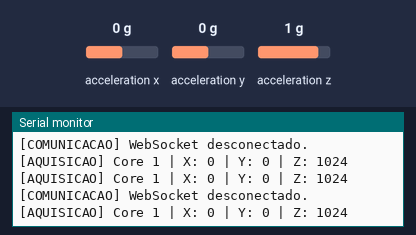
Bench run of a sketch on a simulated ESP32. On the bench: the last lines printed to the serial monitor. Wiring (inferred from the names in the program): MMA8452 accelerometer at I2C address 0x1D. Inputs (shaded band) come from the test bench; at power-on: acceleration x 0 g, acceleration y 0 g, acceleration z 1 g. WiFi joins after 1.5 s; servers stay silent unless stated.

Above: at 3.7 s.
3.8 s: acceleration x set to -1.4 g
At 3.94 s:
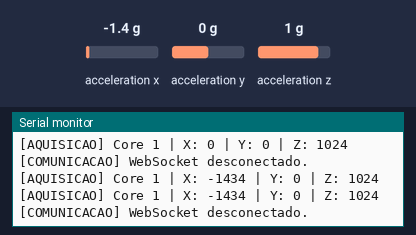
5.3 s: acceleration y set to -1.4 g
At 5.35 s:
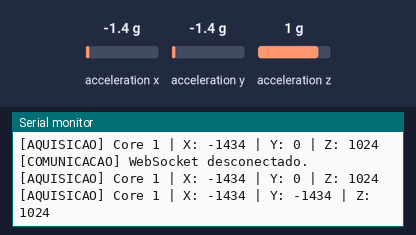
6.8 s: acceleration z set to 0 g
At 6.87 s:
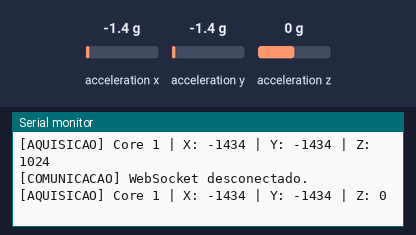

Measured:
- after the input at 3.8 s, the serial monitor: prints a new line at once (image 1)
- after the input at 5.3 s, the serial monitor: prints a new line after 0.05 s (image 2)
- after the input at 6.8 s, the serial monitor: prints a new line after 0.07 s (image 3)

The sketch:

esp32_1.ino
```cpp
#include <Wire.h>
#include <WiFi.h>
#include <WebSocketsClient.h>

#define MMA8452_ADDR 0x1D

const int PLAYER_ID = 1;

// ============================================================
// WI-FI
// ============================================================

const char* WIFI_SSID = "SEU_WIFI";
const char* WIFI_PASSWORD = "SUA_SENHA";

// IP DO NOTEBOOK
const char* SERVER_IP = "SEU_IP";
const uint16_t SERVER_PORT = 8080;


// ============================================================
// WEBSOCKET
// ============================================================

WebSocketsClient webSocket;


// ============================================================
// DADOS COMPARTILHADOS
// ============================================================

int16_t sensorX = 0;
int16_t sensorY = 0;
int16_t sensorZ = 0;

SemaphoreHandle_t sensorMutex;


// ============================================================
// LEITURA DO MMA8452
// ============================================================

void lerAcelerometro(int16_t &x, int16_t &y, int16_t &z) {

  Wire.beginTransmission(MMA8452_ADDR);
  Wire.write(0x01);
  Wire.endTransmission(false);

  Wire.requestFrom(MMA8452_ADDR, 6);

  if (Wire.available() == 6) {

    x = (Wire.read() << 8) | Wire.read();
    y = (Wire.read() << 8) | Wire.read();
    z = (Wire.read() << 8) | Wire.read();

    x >>= 4;
    y >>= 4;
    z >>= 4;
  }
}


// ============================================================
// TASK 1 — AQUISIÇÃO
// CORE 0
// ============================================================

void taskAquisicao(void *parameter) {

  Serial.print("Task aquisicao - Core ");
  Serial.println(xPortGetCoreID());

  while (true) {

    int16_t x;
    int16_t y;
    int16_t z;

    lerAcelerometro(x, y, z);

    if (xSemaphoreTake(sensorMutex, portMAX_DELAY) == pdTRUE) {

      sensorX = x;
      sensorY = y;
      sensorZ = z;

      xSemaphoreGive(sensorMutex);
    }

    Serial.print("[AQUISICAO] Core ");
    Serial.print(xPortGetCoreID());

    Serial.print(" | X: ");
    Serial.print(x);

    Serial.print(" | Y: ");
    Serial.print(y);

    Serial.print(" | Z: ");
    Serial.println(z);

    vTaskDelay(pdMS_TO_TICKS(100));
  }
}


// ============================================================
// TASK 2 — COMUNICAÇÃO
// CORE 1
// ============================================================

void taskComunicacao(void *parameter) {

  Serial.print("Task comunicacao - Core ");
  Serial.println(xPortGetCoreID());

  while (true) {

    int16_t x;
    int16_t y;
    int16_t z;

    if (xSemaphoreTake(sensorMutex, portMAX_DELAY) == pdTRUE) {

      x = sensorX;
      y = sensorY;
      z = sensorZ;

      xSemaphoreGive(sensorMutex);
    }

    // Mantém o WebSocket funcionando
    webSocket.loop();

    // Envia os dados para o servidor
    if (webSocket.isConnected()) {

      String mensagem = "{";
      mensagem += "\"player\":" + String(PLAYER_ID) + ",";
      mensagem += "\"x\":" + String(x) + ",";
      mensagem += "\"y\":" + String(y) + ",";
      mensagem += "\"z\":" + String(z);
      mensagem += "}";

      webSocket.sendTXT(mensagem);

      Serial.print("[COMUNICACAO] Core ");
      Serial.print(xPortGetCoreID());
      Serial.print(" | Enviando: ");
      Serial.println(mensagem);

    } else {

      Serial.println("[COMUNICACAO] WebSocket desconectado.");
    }

    vTaskDelay(pdMS_TO_TICKS(200));
  }
}


// ============================================================
// SETUP
// ============================================================

void setup() {

  Serial.begin(115200);
  delay(1000);

  Serial.println();
  Serial.println("================================");
  Serial.println(" ESP32 #1 - PONG DISTRIBUIDO");
  Serial.println("================================");


  // ==========================================================
  // I2C
  // ==========================================================

  Wire.begin(21, 22);


  // ==========================================================
  // MMA8452
  // ==========================================================

  Wire.beginTransmission(MMA8452_ADDR);
  Wire.write(0x2A);
  Wire.write(0x00);
  Wire.endTransmission();

  Wire.beginTransmission(MMA8452_ADDR);
  Wire.write(0x0E);
  Wire.write(0x00);
  Wire.endTransmission();

  Wire.beginTransmission(MMA8452_ADDR);
  Wire.write(0x2A);
  Wire.write(0x01);
  Wire.endTransmission();

  Serial.println("MMA8452 iniciado.");


  // ==========================================================
  // MUTEX
  // ==========================================================

  sensorMutex = xSemaphoreCreateMutex();

  if (sensorMutex == NULL) {

    Serial.println("ERRO: nao foi possivel criar o mutex!");

    while (true) {
      delay(1000);
    }
  }

  Serial.println("Mutex criado.");


  // ==========================================================
  // WI-FI
  // ==========================================================

  Serial.print("Conectando ao Wi-Fi: ");
  Serial.println(WIFI_SSID);

  WiFi.begin(WIFI_SSID, WIFI_PASSWORD);

  while (WiFi.status() != WL_CONNECTED) {

    delay(500);
    Serial.print(".");
  }

  Serial.println();
  Serial.println("Wi-Fi conectado!");

  Serial.print("IP da ESP32: ");
  Serial.println(WiFi.localIP());


  // ==========================================================
  // WEBSOCKET
  // ==========================================================

  Serial.println("Conectando ao servidor WebSocket...");

  webSocket.begin(
    SERVER_IP,
    SERVER_PORT,
    "/"
  );

  webSocket.setReconnectInterval(5000);


  // ==========================================================
  // TASKS
  // ==========================================================

  xTaskCreatePinnedToCore(
    taskAquisicao,
    "TaskAquisicao",
    4096,
    NULL,
    1,
    NULL,
    0
  );

  xTaskCreatePinnedToCore(
    taskComunicacao,
    "TaskComunicacao",
    4096,
    NULL,
    1,
    NULL,
    1
  );
}


// ============================================================
// LOOP
// ============================================================

void loop() {
}
```
